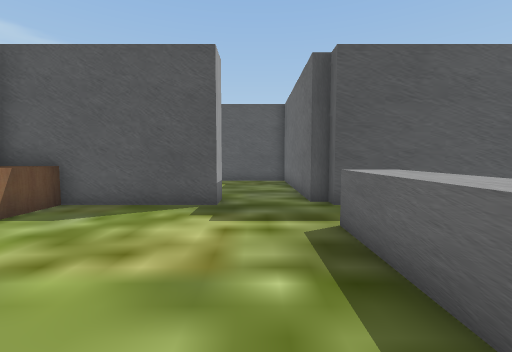
[1] (above)

12 first-person views from a walk through a scene from a Unity 3-D project. The camera is 1.2 m above the floor, tilts 4° down and sees 90° across. The floor is counted in squares, 1 m on a side. Each view is taken from the middle of a square. On the plan, view 1 faces up. The plan holds only what a view shows up to about 12 squares ahead; the rest is blank. The place goes on beyond the plan. The player is left out.

[2]
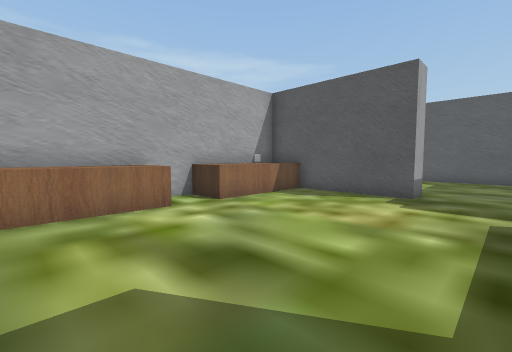

[3]
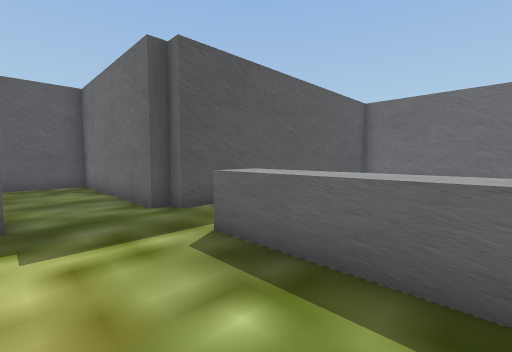

[4]
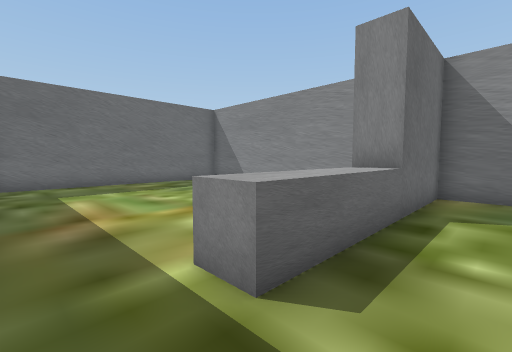

[5]
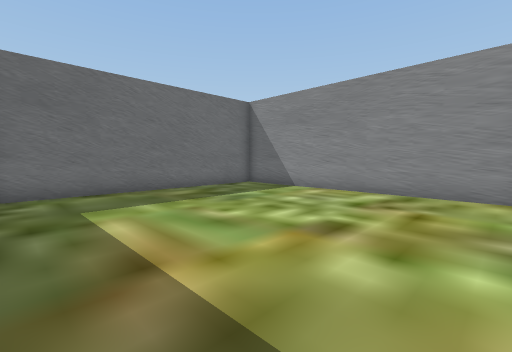

[6]
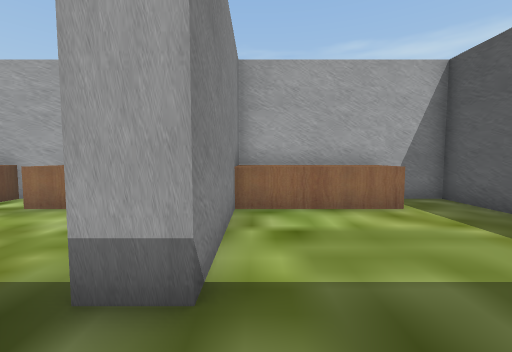

[7]
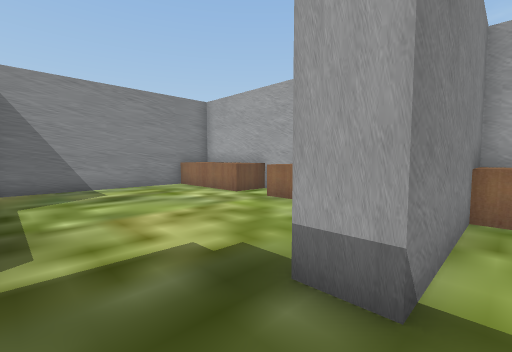

[8]
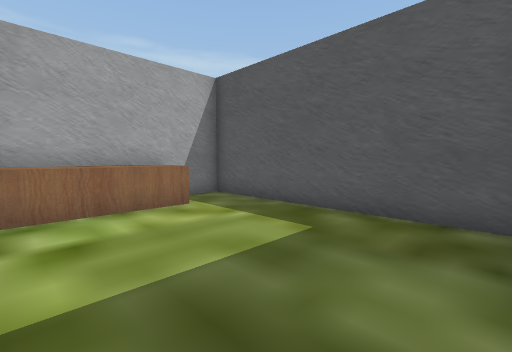

[9]
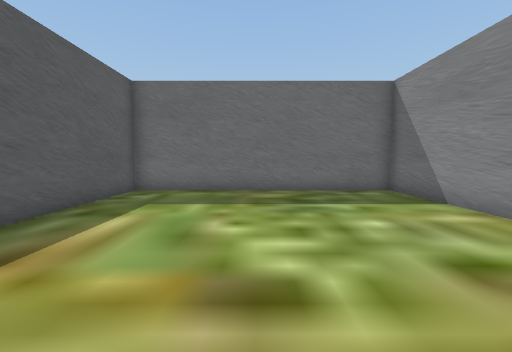

[10]
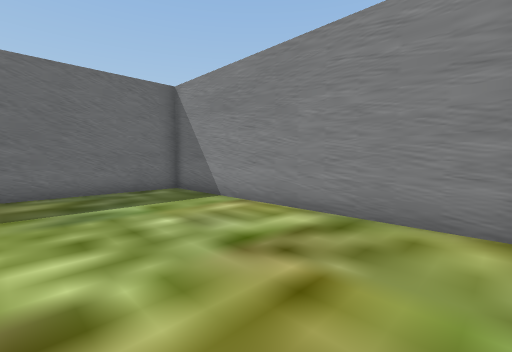

[11]
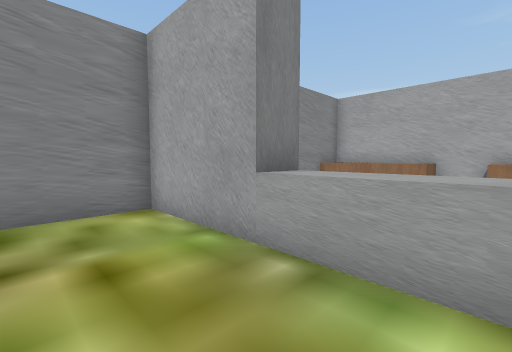

[12]
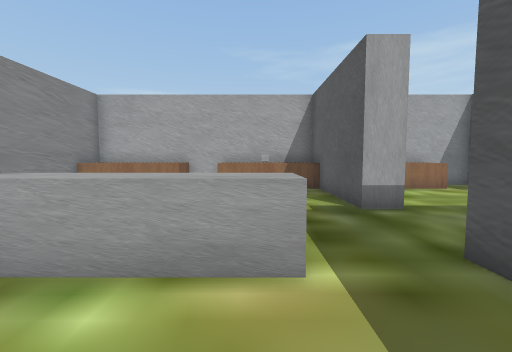

### Floor plan
Key: @ floor where view 1 was taken; . floor; O other object.
Columns run from 7 left of view 1 to 13 right of it. Each row starts with its distance up from view 1.
 14 OOOOOOOOOO
 13 O........O
 12 O........O
 11  OO......O
 10  OO......O
  9  OO......O
  8 OOO......O
  7  OOOOOO..OOOOOOOOOOOO
  6  OO.................O
  5  OO.................O
  4  OO......O..........O
  3 OOO......O..........O
  2 O........O..........O
  1 OOO......O..........O
  0 OOO....@.O..........O
 -1 OOO......O..........O
 -2 OOO......O..........O
 -3 OOOOOOOOOOOOOOOOOOOOO

Where each view was taken, in squares from view 1:
view 1: 0 up, 0 right, facing up
view 2: 2 down, 1 right, facing up-left
view 3: 1 up, 1 left, facing up-right
view 4: 6 up, 0 right, facing down-right
view 5: 6 up, 3 right, facing down-right
view 6: 8 up, 1 right, facing left
view 7: 8 up, 1 right, facing down-left
view 8: 8 up, 1 right, facing up-left
view 9: 2 up, 3 right, facing right
view 10: 2 up, 3 right, facing down-right
view 11: 3 up, 5 right, facing down-left
view 12: 4 up, 5 right, facing left
